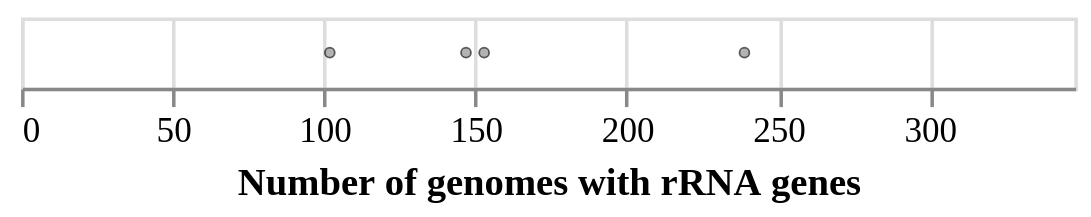

The notebook cell saved with this chart:
### Code cell
# rRNA count
data=pd.DataFrame(data={'rRNAcount':rRNACount})
gaussian_jitter = alt.Chart(data).mark_circle(
    size=8,
    color='grey',
    stroke='black',
    strokeWidth=0.5,
    opacity=0.6
).encode(
    x=alt.X("rRNAcount:Q", title='Number of genomes with rRNA genes', scale=alt.Scale(domain=(0,348))),
)

gaussian_jitter

### Figure 1 — Vega-Lite specification as saved in the notebook (floating-point values rounded to 4 significant figures)
{"config": {"title": {"font": "Times New Roman"}, "axis": {"labelFont": "Times New Roman", "titleFont": "Times New Roman"}, "header": {"labelFont": "Times New Roman", "titleFont": "Times New Roman"}, "legend": {"labelFont": "Times New Roman", "titleFont": "Times New Roman"}}, "data": {"name": "data-22d95b23c76e24f9f0d562f2afd15305"}, "mark": {"type": "circle", "color": "grey", "opacity": 0.6, "size": 8, "stroke": "black", "strokeWidth": 0.5}, "encoding": {"x": {"field": "rRNAcount", "scale": {"domain": [0, 348]}, "title": "Number of genomes with rRNA genes", "type": "quantitative"}}, "$schema": "https://vega.github.io/schema/vega-lite/v5.17.0.json", "datasets": {"data-22d95b23c76e24f9f0d562f2afd15305": [{"rRNAcount": 239}, {"rRNAcount": 147}, {"rRNAcount": 153}, {"rRNAcount": 102}]}}
